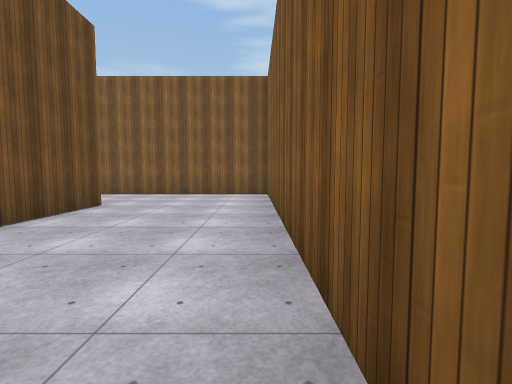
View 1 (above)

24 first-person views from a walk through a 3-D level made in the Unity game engine. The camera is 1.5 m above the floor, tilts 4° down and sees 85° across. The floor is counted in squares, 2 m on a side. Each view is taken from the middle of a square. On the plan, view 1 faces up. The plan holds only what a view shows up to about 10 squares ahead; the rest is blank. The place goes on beyond the plan. The player character is not drawn. Surface patterns are stand-ins for the level's own textures.

View 2
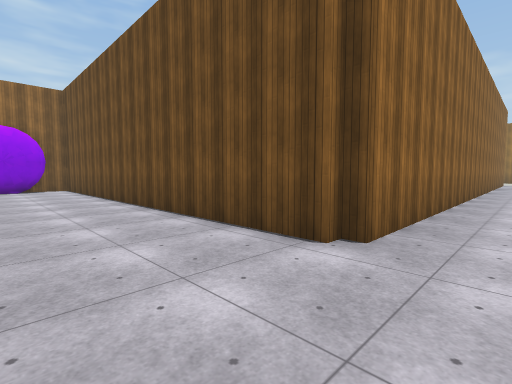

View 3
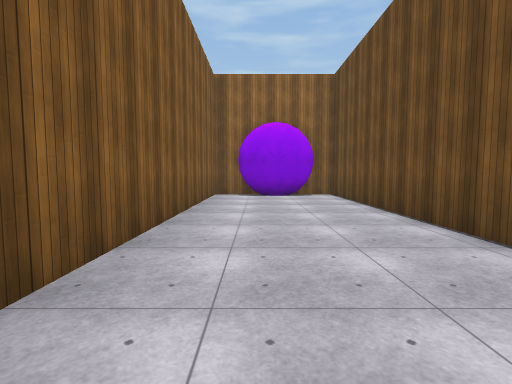

View 4
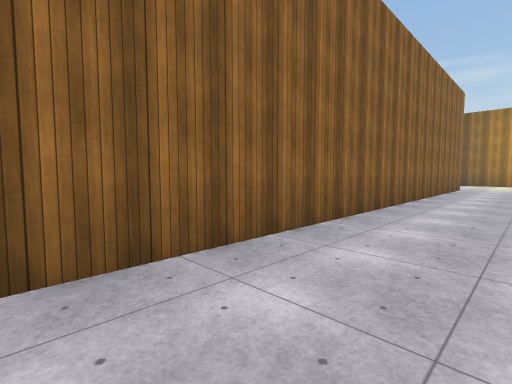

View 5
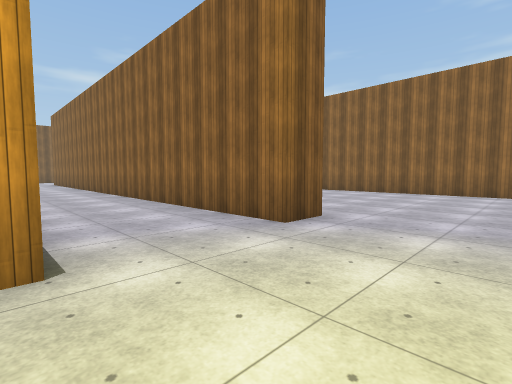

View 6
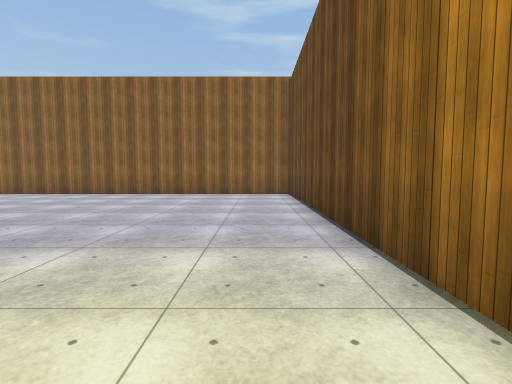

View 7
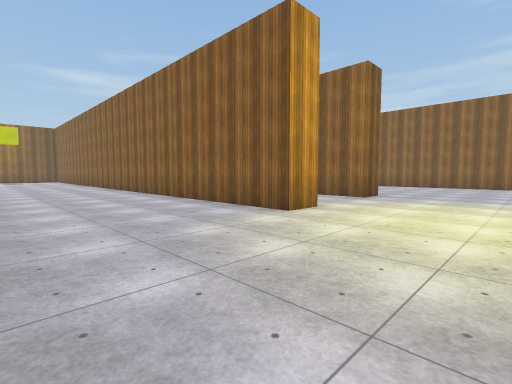

View 8
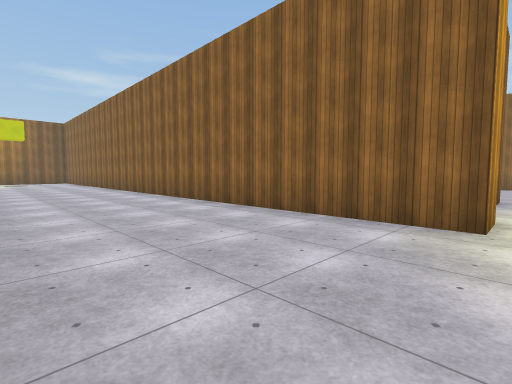

View 9
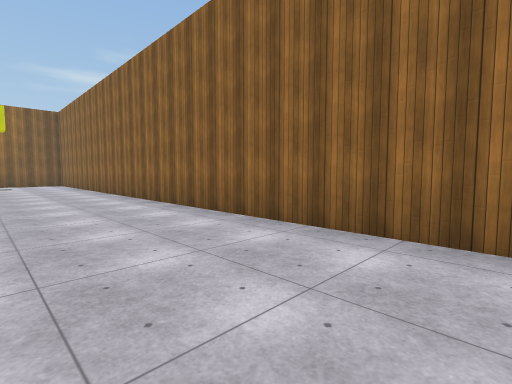

View 10
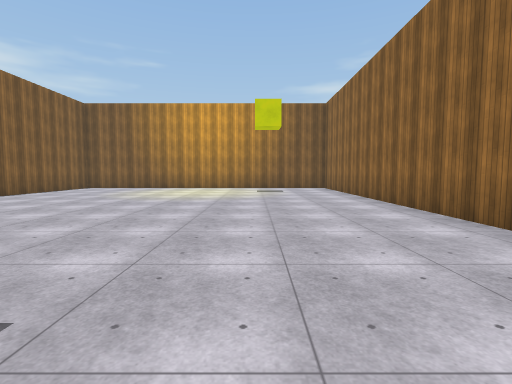

View 11
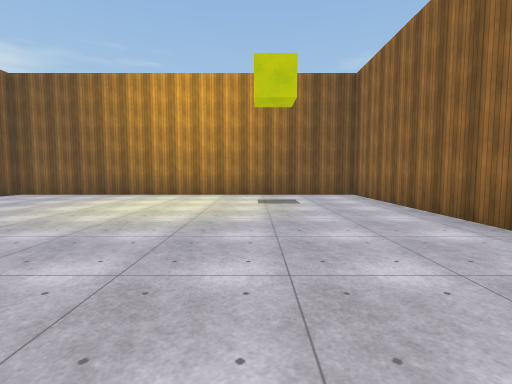

View 12
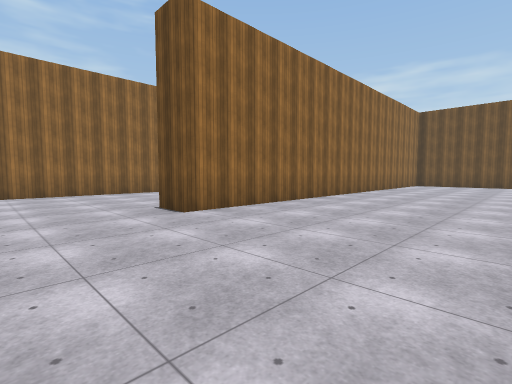

View 13
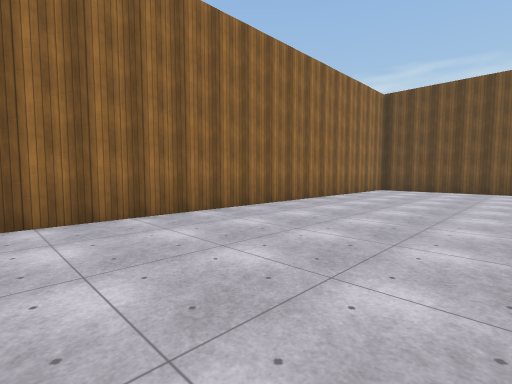

View 14
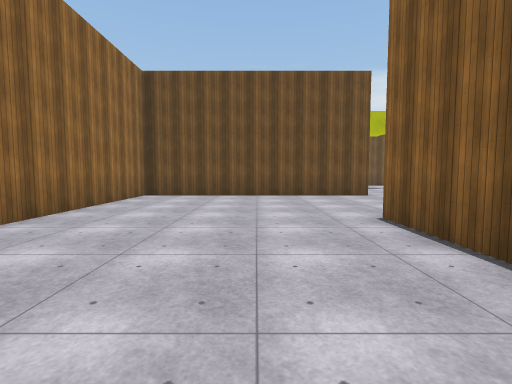

View 15
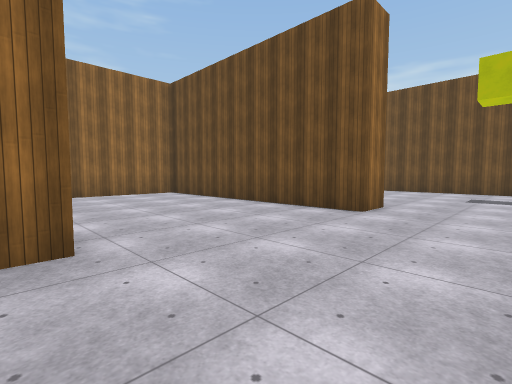

View 16
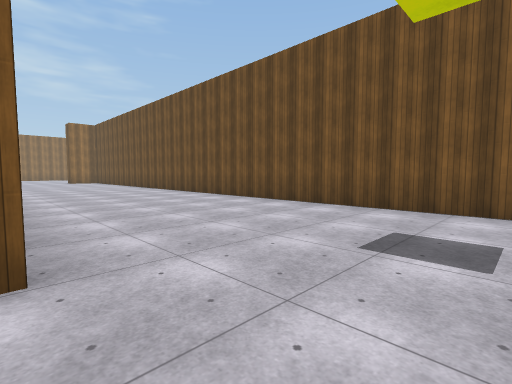

View 17
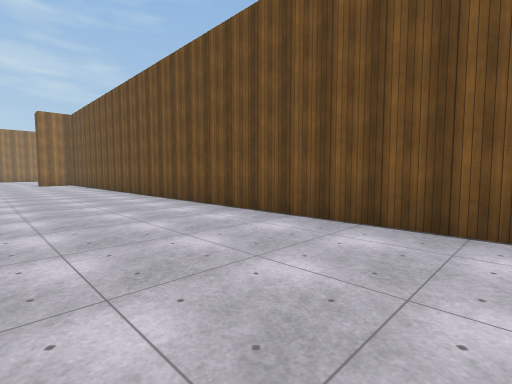

View 18
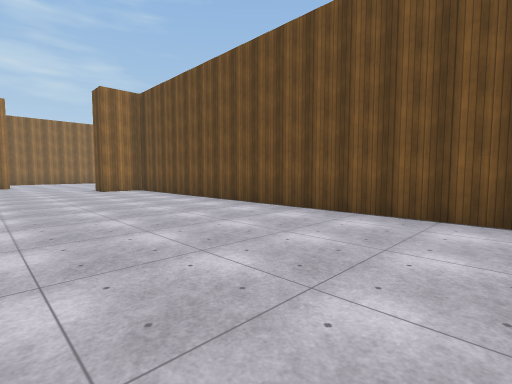

View 19
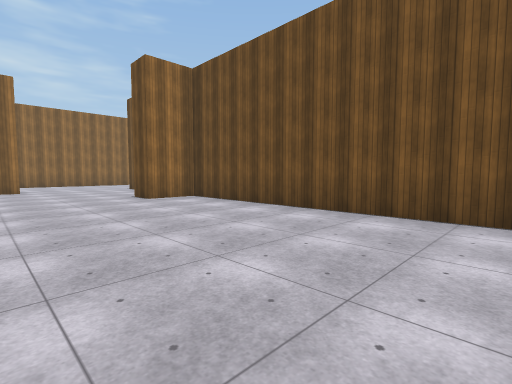

View 20
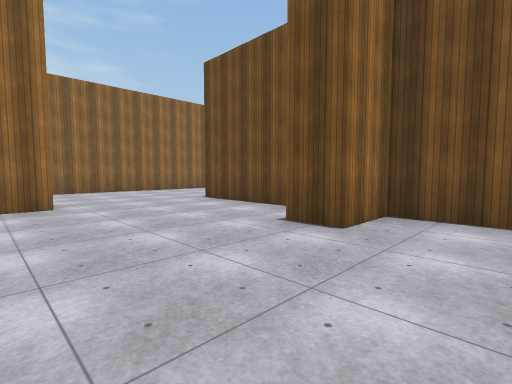

View 21
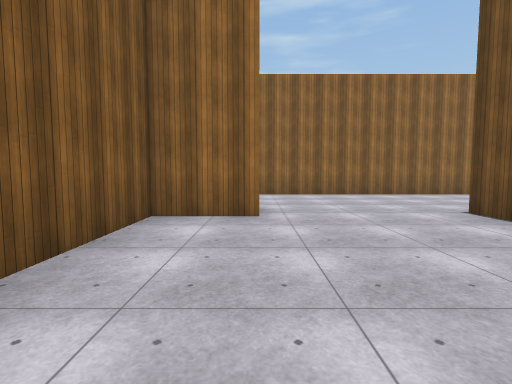

View 22
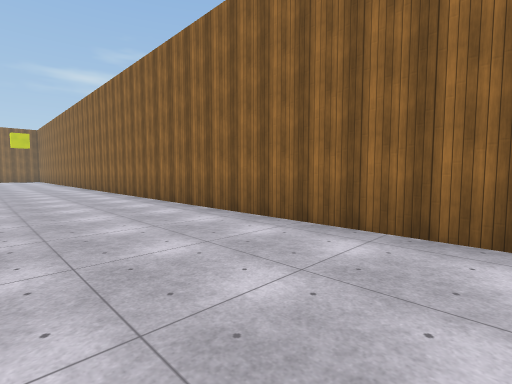

View 23
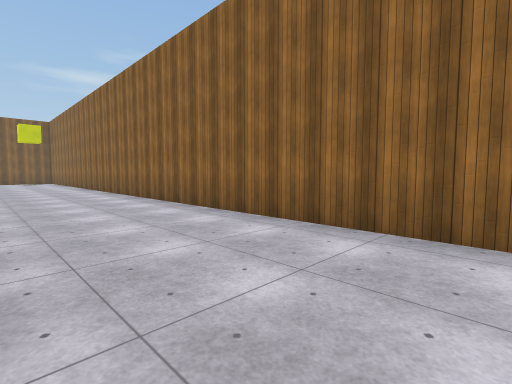

View 24
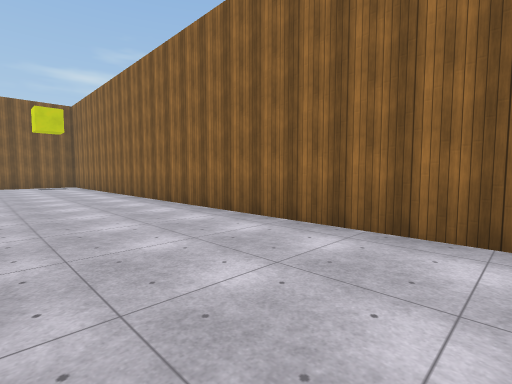

### Floor plan
Points are (right, up) in squares from view 1. A wall is a line through its corners. A room is listed if a view was taken in it or the views show most of it. See-through windows are left out.
Room 1 (views 1, 2, 3, 4, 5, 6, 7, 8, 9, 10, 11, 12, 13, 14, 15, 16, 17, 18, 19, 20, 21, 22, 23, 24)
walls: (-21.6, 9.6) (-21.6, 10.7) (0.4, 10.7) (0.4, 22.1) (-0.2, 22.1); (-21.4, 5.8) (-21.4, 6.8) (-3.9, 6.8) (-3.9, 6.5) (-3.6, 6.5) (-3.6, -5.5) (-2.6, -5.5); (-26.2, 7.8) (-26.2, -0.8) (-16, -0.8); (-19.2, 22.1) (-21.6, 22.1); (-21.6, 23.1) (-21, 23.1); (0.5, 9.7) (-5.5, 9.7); (-27.2, 23.7) (-26.2, 23.7) (-26.2, 16.4) (-11.7, 16.4) (-11.7, 15.2); (-2.9, 22.1) (-4.2, 22.1); (-29.1, -0.8) (-27.2, -0.8) (-27.2, 2.1); (-33, 2.1) (-33, -1.2); (-2.7, -5.1) (-1.7, -4.7) (-0.7, -5.2); (-2.5, -5.1) (-1.9, -5); (-2.3, -5) (-1.3, -4.8) (-0.8, -5); (-1.9, -4.8) (-1, -5); (-1.9, -4.8) (-1.5, -4.8); (-0.8, -5.5) (0.4, -5.5) (0.4, 9.2); (-33, 25.9) (-33, 4.2) (-31.5, 4.2) (-31.5, 3.1); (-33.5, -5.5) (-10.4, -5.5)

Where each view was taken, in squares from view 1:
view 1: 0 up, 0 right, facing up
view 2: 8 up, 1 left, facing down-left
view 3: 4 up, 1 left, facing down
view 4: 9 up, 7 left, facing down-left
view 5: 10 up, 24 left, facing down-right
view 6: 9 up, 25 left, facing down
view 7: 15 up, 25 left, facing down-right
view 8: 15 up, 22 left, facing down-right
view 9: 14 up, 18 left, facing down-right
view 10: 14 up, 13 left, facing right
view 11: 14 up, 9 left, facing right
view 12: 21 up, 9 left, facing down-left
view 13: 21 up, 14 left, facing down-left
view 14: 20 up, 17 left, facing left
view 15: 26 up, 21 left, facing down-left
view 16: 26 up, 27 left, facing down-left
view 17: 23 up, 29 left, facing down-left
view 18: 16 up, 28 left, facing down-left
view 19: 12 up, 28 left, facing down-left
view 20: 6 up, 28 left, facing down-left
view 21: 4 up, 29 left, facing down
view 22: 2 down, 32 left, facing down-right
view 23: 2 down, 27 left, facing down-right
view 24: 2 down, 21 left, facing down-right
